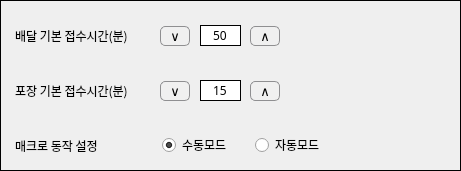
     <widget class="QFrame" name="Setting_frame">
      <property name="geometry">
       <rect>
        <x>43</x>
        <y>350</y>
        <width>461</width>
        <height>171</height>
       </rect>
      </property>
      <property name="font">
       <font>
        <family>NanumGothic</family>
       </font>
      </property>
      <property name="styleSheet">
       <string notr="true">border: 1px solid black;</string>
      </property>
      <property name="frameShape">
       <enum>QFrame::Shape::Box</enum>
      </property>
      <property name="frameShadow">
       <enum>QFrame::Shadow::Plain</enum>
      </property>
      <widget class="QFrame" name="frame_timeset1">
       <property name="geometry">
        <rect>
         <x>5</x>
         <y>10</y>
         <width>453</width>
         <height>50</height>
        </rect>
       </property>
       <property name="sizePolicy">
        <sizepolicy hsizetype="Minimum" vsizetype="Minimum">
         <horstretch>0</horstretch>
         <verstretch>0</verstretch>
        </sizepolicy>
       </property>
       <property name="font">
        <font>
         <family>NanumGothic</family>
        </font>
       </property>
       <property name="styleSheet">
        <string notr="true">border:none;</string>
       </property>
       <property name="frameShape">
        <enum>QFrame::Shape::NoFrame</enum>
       </property>
       <property name="frameShadow">
        <enum>QFrame::Shadow::Plain</enum>
       </property>
       <widget class="QLabel" name="label_timeset1">
        <property name="geometry">
         <rect>
          <x>10</x>
          <y>10</y>
          <width>131</width>
          <height>31</height>
         </rect>
        </property>
        <property name="font">
         <font>
          <family>NanumGothic</family>
          <pointsize>9</pointsize>
         </font>
        </property>
        <property name="text">
         <string>배달 기본 접수시간(분)</string>
        </property>
       </widget>
       <widget class="QFrame" name="verticalFrame_entry1">
        <property name="geometry">
         <rect>
          <x>190</x>
          <y>0</y>
          <width>51</width>
          <height>51</height>
         </rect>
        </property>
        <property name="font">
         <font>
          <family>NanumGothic</family>
         </font>
        </property>
        <layout class="QVBoxLayout" name="verticalLayout_7" stretch="0,1,0">
         <property name="spacing">
          <number>0</number>
         </property>
         <property name="sizeConstraint">
          <enum>QLayout::SizeConstraint::SetDefaultConstraint</enum>
         </property>
         <property name="leftMargin">
          <number>5</number>
         </property>
         <property name="topMargin">
          <number>5</number>
         </property>
         <property name="rightMargin">
          <number>5</number>
         </property>
         <property name="bottomMargin">
          <number>5</number>
         </property>
         <item>
          <spacer name="verticalSpacer4">
           <property name="font">
            <font>
             <family>NanumGothic</family>
            </font>
           </property>
           <property name="orientation">
            <enum>Qt::Orientation::Vertical</enum>
           </property>
           <property name="sizeType">
            <enum>QSizePolicy::Policy::Expanding</enum>
           </property>
           <property name="sizeHint" stdset="0">
            <size>
             <width>20</width>
             <height>10</height>
            </size>
           </property>
          </spacer>
         </item>
         <item>
          <widget class="QLineEdit" name="entry1">
           <property name="font">
            <font>
             <family>NanumGothic</family>
             <pointsize>9</pointsize>
            </font>
           </property>
           <property name="styleSheet">
            <string notr="true">border: 1px solid black;</string>
           </property>
           <property name="text">
            <string>50</string>
           </property>
           <property name="alignment">
            <set>Qt::AlignmentFlag::AlignCenter</set>
           </property>
           <property name="readOnly">
            <bool>true</bool>
           </property>
          </widget>
         </item>
         <item>
          <spacer name="verticalSpacer3">
           <property name="font">
            <font>
             <family>NanumGothic</family>
            </font>
           </property>
           <property name="orientation">
            <enum>Qt::Orientation::Vertical</enum>
           </property>
           <property name="sizeType">
            <enum>QSizePolicy::Policy::Expanding</enum>
           </property>
           <property name="sizeHint" stdset="0">
            <size>
             <width>20</width>
             <height>10</height>
            </size>
           </property>
          </spacer>
         </item>
        </layout>
       </widget>
       <widget class="QFrame" name="verticalFrame_plus1">
        <property name="geometry">
         <rect>
          <x>240</x>
          <y>0</y>
          <width>41</width>
          <height>51</height>
         </rect>
        </property>
        <property name="sizePolicy">
         <sizepolicy hsizetype="Preferred" vsizetype="Preferred">
          <horstretch>0</horstretch>
          <verstretch>0</verstretch>
         </sizepolicy>
        </property>
        <property name="font">
         <font>
          <family>NanumGothic</family>
         </font>
        </property>
        <layout class="QVBoxLayout" name="verticalLayout_9" stretch="0,0,0">
         <property name="spacing">
          <number>0</number>
         </property>
         <property name="sizeConstraint">
          <enum>QLayout::SizeConstraint::SetDefaultConstraint</enum>
         </property>
         <property name="leftMargin">
          <number>5</number>
         </property>
         <property name="topMargin">
          <number>5</number>
         </property>
         <property name="rightMargin">
          <number>5</number>
         </property>
         <property name="bottomMargin">
          <number>5</number>
         </property>
         <item>
          <spacer name="verticalSpacer5">
           <property name="font">
            <font>
             <family>NanumGothic</family>
            </font>
           </property>
           <property name="orientation">
            <enum>Qt::Orientation::Vertical</enum>
           </property>
           <property name="sizeType">
            <enum>QSizePolicy::Policy::Expanding</enum>
           </property>
           <property name="sizeHint" stdset="0">
            <size>
             <width>20</width>
             <height>10</height>
            </size>
           </property>
          </spacer>
         </item>
         <item>
          <widget class="QPushButton" name="button_plus1">
           <property name="sizePolicy">
            <sizepolicy hsizetype="Minimum" vsizetype="Minimum">
             <horstretch>0</horstretch>
             <verstretch>0</verstretch>
            </sizepolicy>
           </property>
           <property name="maximumSize">
            <size>
             <width>30</width>
             <height>20</height>
            </size>
           </property>
           <property name="font">
            <font>
             <family>NanumGothic</family>
             <pointsize>10</pointsize>
             <bold>false</bold>
             <hintingpreference>PreferVerticalHinting</hintingpreference>
            </font>
           </property>
           <property name="autoFillBackground">
            <bool>false</bool>
           </property>
           <property name="styleSheet">
            <string notr="true">QPushButton {
    border-radius: 5px;
    border: 1px solid #8f8f91;
    background-color: #f0f0f0;
    padding: 2px 4px;
}</string>
           </property>
           <property name="text">
            <string>∧</string>
           </property>
           <property name="icon">
            <iconset theme="QIcon::ThemeIcon::InsertText"/>
           </property>
           <property name="autoExclusive">
            <bool>false</bool>
           </property>
           <property name="default">
            <bool>false</bool>
           </property>
           <property name="flat">
            <bool>false</bool>
           </property>
          </widget>
         </item>
         <item>
          <spacer name="verticalSpacer6">
           <property name="font">
            <font>
             <family>NanumGothic</family>
            </font>
           </property>
           <property name="orientation">
            <enum>Qt::Orientation::Vertical</enum>
           </property>
           <property name="sizeType">
            <enum>QSizePolicy::Policy::Expanding</enum>
           </property>
           <property name="sizeHint" stdset="0">
            <size>
             <width>20</width>
             <height>10</height>
            </size>
           </property>
          </spacer>
         </item>
        </layout>
       </widget>
       <widget class="QFrame" name="verticalFrame_minus1">
        <property name="geometry">
         <rect>
          <x>150</x>
          <y>0</y>
          <width>41</width>
          <height>51</height>
         </rect>
        </property>
        <property name="sizePolicy">
         <sizepolicy hsizetype="Preferred" vsizetype="Preferred">
          <horstretch>0</horstretch>
          <verstretch>0</verstretch>
         </sizepolicy>
        </property>
        <property name="font">
         <font>
          <family>NanumGothic</family>
         </font>
        </property>
        <layout class="QVBoxLayout" name="verticalLayout_10" stretch="0,1,0">
         <property name="spacing">
          <number>0</number>
         </property>
         <property name="sizeConstraint">
          <enum>QLayout::SizeConstraint::SetDefaultConstraint</enum>
         </property>
         <property name="leftMargin">
          <number>5</number>
         </property>
         <property name="topMargin">
          <number>5</number>
         </property>
         <property name="rightMargin">
          <number>5</number>
         </property>
         <property name="bottomMargin">
          <number>5</number>
         </property>
         <item>
          <spacer name="verticalSpacer1">
           <property name="font">
            <font>
             <family>NanumGothic</family>
            </font>
           </property>
           <property name="orientation">
            <enum>Qt::Orientation::Vertical</enum>
           </property>
           <property name="sizeType">
            <enum>QSizePolicy::Policy::Expanding</enum>
           </property>
           <property name="sizeHint" stdset="0">
            <size>
             <width>20</width>
             <height>10</height>
            </size>
           </property>
          </spacer>
         </item>
         <item>
          <widget class="QPushButton" name="button_minus1">
           <property name="sizePolicy">
            <sizepolicy hsizetype="Minimum" vsizetype="Minimum">
             <horstretch>0</horstretch>
             <verstretch>0</verstretch>
            </sizepolicy>
           </property>
           <property name="maximumSize">
            <size>
             <width>30</width>
             <height>20</height>
            </size>
           </property>
           <property name="font">
            <font>
             <family>NanumGothic</family>
             <pointsize>10</pointsize>
             <bold>false</bold>
             <hintingpreference>PreferVerticalHinting</hintingpreference>
            </font>
           </property>
           <property name="autoFillBackground">
            <bool>false</bool>
           </property>
           <property name="styleSheet">
            <string notr="true">QPushButton {
    border-radius: 5px;
    border: 1px solid #8f8f91;
    background-color: #f0f0f0;
    padding: 2px 4px;
}</string>
           </property>
           <property name="text">
            <string>∨</string>
           </property>
           <property name="icon">
            <iconset theme="QIcon::ThemeIcon::InsertText"/>
           </property>
           <property name="autoExclusive">
            <bool>false</bool>
           </property>
           <property name="default">
            <bool>false</bool>
           </property>
           <property name="flat">
            <bool>false</bool>
           </property>
          </widget>
         </item>
         <item>
          <spacer name="verticalSpacer2">
           <property name="font">
            <font>
             <family>NanumGothic</family>
            </font>
           </property>
           <property name="orientation">
            <enum>Qt::Orientation::Vertical</enum>
           </property>
           <property name="sizeType">
            <enum>QSizePolicy::Policy::Expanding</enum>
           </property>
           <property name="sizeHint" stdset="0">
            <size>
             <width>20</width>
             <height>10</height>
            </size>
           </property>
          </spacer>
         </item>
        </layout>
       </widget>
      </widget>
      <widget class="QFrame" name="frame_timeset2">
       <property name="geometry">
        <rect>
         <x>5</x>
         <y>65</y>
         <width>453</width>
         <height>50</height>
        </rect>
       </property>
       <property name="font">
        <font>
         <family>NanumGothic</family>
        </font>
       </property>
       <property name="styleSheet">
        <string notr="true">border:none;</string>
       </property>
       <property name="frameShape">
        <enum>QFrame::Shape::NoFrame</enum>
       </property>
       <property name="frameShadow">
        <enum>QFrame::Shadow::Plain</enum>
       </property>
       <widget class="QLabel" name="label_timeset2">
        <property name="geometry">
         <rect>
          <x>10</x>
          <y>10</y>
          <width>131</width>
          <height>31</height>
         </rect>
        </property>
        <property name="font">
         <font>
          <family>NanumGothic</family>
          <pointsize>9</pointsize>
         </font>
        </property>
        <property name="text">
         <string>포장 기본 접수시간(분)</string>
        </property>
       </widget>
       <widget class="QFrame" name="verticalFrame_plus2">
        <property name="geometry">
         <rect>
          <x>240</x>
          <y>0</y>
          <width>41</width>
          <height>51</height>
         </rect>
        </property>
        <property name="sizePolicy">
         <sizepolicy hsizetype="Preferred" vsizetype="Preferred">
          <horstretch>0</horstretch>
          <verstretch>0</verstretch>
         </sizepolicy>
        </property>
        <property name="font">
         <font>
          <family>NanumGothic</family>
         </font>
        </property>
        <layout class="QVBoxLayout" name="verticalLayout_5" stretch="0,1,0">
         <property name="spacing">
          <number>0</number>
         </property>
         <property name="sizeConstraint">
          <enum>QLayout::SizeConstraint::SetDefaultConstraint</enum>
         </property>
         <property name="leftMargin">
          <number>5</number>
         </property>
         <property name="topMargin">
          <number>5</number>
         </property>
         <property name="rightMargin">
          <number>5</number>
         </property>
         <property name="bottomMargin">
          <number>5</number>
         </property>
         <item>
          <spacer name="verticalSpacer11">
           <property name="font">
            <font>
             <family>NanumGothic</family>
            </font>
           </property>
           <property name="orientation">
            <enum>Qt::Orientation::Vertical</enum>
           </property>
           <property name="sizeType">
            <enum>QSizePolicy::Policy::Expanding</enum>
           </property>
           <property name="sizeHint" stdset="0">
            <size>
             <width>20</width>
             <height>10</height>
            </size>
           </property>
          </spacer>
         </item>
         <item>
          <widget class="QPushButton" name="button_plus2">
           <property name="sizePolicy">
            <sizepolicy hsizetype="Minimum" vsizetype="Minimum">
             <horstretch>0</horstretch>
             <verstretch>0</verstretch>
            </sizepolicy>
           </property>
           <property name="maximumSize">
            <size>
             <width>30</width>
             <height>20</height>
            </size>
           </property>
           <property name="font">
            <font>
             <family>NanumGothic</family>
             <pointsize>10</pointsize>
             <bold>false</bold>
             <hintingpreference>PreferVerticalHinting</hintingpreference>
            </font>
           </property>
           <property name="autoFillBackground">
            <bool>false</bool>
           </property>
           <property name="styleSheet">
            <string notr="true">QPushButton {
    border-radius: 5px;
    border: 1px solid #8f8f91;
    background-color: #f0f0f0;
    padding: 2px 4px;
}</string>
           </property>
           <property name="text">
            <string>∧</string>
           </property>
           <property name="icon">
            <iconset theme="QIcon::ThemeIcon::InsertText"/>
           </property>
           <property name="autoExclusive">
            <bool>false</bool>
           </property>
           <property name="default">
            <bool>false</bool>
           </property>
           <property name="flat">
            <bool>false</bool>
           </property>
          </widget>
         </item>
         <item>
          <spacer name="verticalSpacer12">
           <property name="font">
            <font>
             <family>NanumGothic</family>
            </font>
           </property>
           <property name="orientation">
            <enum>Qt::Orientation::Vertical</enum>
           </property>
           <property name="sizeType">
            <enum>QSizePolicy::Policy::Expanding</enum>
           </property>
           <property name="sizeHint" stdset="0">
            <size>
             <width>20</width>
             <height>10</height>
            </size>
           </property>
          </spacer>
         </item>
        </layout>
       </widget>
       <widget class="QFrame" name="verticalFrame_entry2">
        <property name="geometry">
         <rect>
          <x>190</x>
          <y>0</y>
          <width>51</width>
          <height>51</height>
         </rect>
        </property>
        <property name="font">
         <font>
          <family>NanumGothic</family>
         </font>
        </property>
        <layout class="QVBoxLayout" name="verticalLayout_8" stretch="0,1,0">
         <property name="spacing">
          <number>0</number>
         </property>
         <property name="sizeConstraint">
          <enum>QLayout::SizeConstraint::SetDefaultConstraint</enum>
         </property>
         <property name="leftMargin">
          <number>5</number>
         </property>
         <property name="topMargin">
          <number>5</number>
         </property>
         <property name="rightMargin">
          <number>5</number>
         </property>
         <property name="bottomMargin">
          <number>5</number>
         </property>
         <item>
          <spacer name="verticalSpacer9">
           <property name="font">
            <font>
             <family>NanumGothic</family>
            </font>
           </property>
           <property name="orientation">
            <enum>Qt::Orientation::Vertical</enum>
           </property>
           <property name="sizeType">
            <enum>QSizePolicy::Policy::Expanding</enum>
           </property>
           <property name="sizeHint" stdset="0">
            <size>
             <width>20</width>
             <height>10</height>
            </size>
           </property>
          </spacer>
         </item>
         <item>
          <widget class="QLineEdit" name="entry2">
           <property name="font">
            <font>
             <family>NanumGothic</family>
             <pointsize>9</pointsize>
            </font>
           </property>
           <property name="styleSheet">
            <string notr="true">border: 1px solid black;</string>
           </property>
           <property name="text">
            <string>15</string>
           </property>
           <property name="alignment">
            <set>Qt::AlignmentFlag::AlignCenter</set>
           </property>
           <property name="readOnly">
            <bool>true</bool>
           </property>
          </widget>
         </item>
         <item>
          <spacer name="verticalSpacer10">
           <property name="font">
            <font>
             <family>NanumGothic</family>
            </font>
           </property>
           <property name="orientation">
            <enum>Qt::Orientation::Vertical</enum>
           </property>
           <property name="sizeType">
            <enum>QSizePolicy::Policy::Expanding</enum>
           </property>
           <property name="sizeHint" stdset="0">
            <size>
             <width>20</width>
             <height>10</height>
            </size>
           </property>
          </spacer>
         </item>
        </layout>
       </widget>
       <widget class="QFrame" name="verticalFrame_minus2">
        <property name="geometry">
         <rect>
          <x>150</x>
          <y>0</y>
          <width>41</width>
          <height>51</height>
         </rect>
        </property>
        <property name="sizePolicy">
         <sizepolicy hsizetype="Preferred" vsizetype="Preferred">
          <horstretch>0</horstretch>
          <verstretch>0</verstretch>
         </sizepolicy>
        </property>
        <property name="font">
         <font>
          <family>NanumGothic</family>
         </font>
        </property>
        <layout class="QVBoxLayout" name="verticalLayout_11" stretch="0,1,0">
         <property name="spacing">
          <number>0</number>
         </property>
         <property name="sizeConstraint">
          <enum>QLayout::SizeConstraint::SetDefaultConstraint</enum>
         </property>
         <property name="leftMargin">
          <number>5</number>
         </property>
         <property name="topMargin">
          <number>5</number>
         </property>
         <property name="rightMargin">
          <number>5</number>
         </property>
         <property name="bottomMargin">
          <number>5</number>
         </property>
         <item>
          <spacer name="verticalSpacer7">
           <property name="font">
            <font>
             <family>NanumGothic</family>
            </font>
           </property>
           <property name="orientation">
            <enum>Qt::Orientation::Vertical</enum>
           </property>
           <property name="sizeType">
            <enum>QSizePolicy::Policy::Expanding</enum>
           </property>
           <property name="sizeHint" stdset="0">
            <size>
             <width>20</width>
             <height>10</height>
            </size>
           </property>
          </spacer>
         </item>
         <item>
          <widget class="QPushButton" name="button_minus2">
           <property name="sizePolicy">
            <sizepolicy hsizetype="Minimum" vsizetype="Minimum">
             <horstretch>0</horstretch>
             <verstretch>0</verstretch>
            </sizepolicy>
           </property>
           <property name="maximumSize">
            <size>
             <width>30</width>
             <height>20</height>
            </size>
           </property>
           <property name="font">
            <font>
             <family>NanumGothic</family>
             <pointsize>10</pointsize>
             <bold>false</bold>
             <hintingpreference>PreferVerticalHinting</hintingpreference>
            </font>
           </property>
           <property name="autoFillBackground">
            <bool>false</bool>
           </property>
           <property name="styleSheet">
            <string notr="true">QPushButton {
    border-radius: 5px;
    border: 1px solid #8f8f91;
    background-color: #f0f0f0;
    padding: 2px 4px;
}</string>
           </property>
           <property name="text">
            <string>∨</string>
           </property>
           <property name="icon">
            <iconset theme="QIcon::ThemeIcon::InsertText"/>
           </property>
           <property name="autoExclusive">
            <bool>false</bool>
           </property>
           <property name="default">
            <bool>false</bool>
           </property>
           <property name="flat">
            <bool>false</bool>
           </property>
          </widget>
         </item>
         <item>
          <spacer name="verticalSpacer8">
           <property name="font">
            <font>
             <family>NanumGothic</family>
            </font>
           </property>
           <property name="orientation">
            <enum>Qt::Orientation::Vertical</enum>
           </property>
           <property name="sizeType">
            <enum>QSizePolicy::Policy::Expanding</enum>
           </property>
           <property name="sizeHint" stdset="0">
            <size>
             <width>20</width>
             <height>10</height>
            </size>
           </property>
          </spacer>
         </item>
        </layout>
       </widget>
      </widget>
      <widget class="QFrame" name="frame_timeset3">
       <property name="geometry">
        <rect>
         <x>5</x>
         <y>120</y>
         <width>453</width>
         <height>50</height>
        </rect>
       </property>
       <property name="font">
        <font>
         <family>NanumGothic</family>
        </font>
       </property>
       <property name="styleSheet">
        <string notr="true">border:none;</string>
       </property>
       <property name="frameShape">
        <enum>QFrame::Shape::NoFrame</enum>
       </property>
       <property name="frameShadow">
        <enum>QFrame::Shadow::Plain</enum>
       </property>
       <widget class="QLabel" name="label_timeset3">
        <property name="geometry">
         <rect>
          <x>10</x>
          <y>10</y>
          <width>91</width>
          <height>31</height>
         </rect>
        </property>
        <property name="font">
         <font>
          <family>NanumGothic</family>
          <pointsize>9</pointsize>
         </font>
        </property>
        <property name="text">
         <string>매크로 동작 설정</string>
        </property>
       </widget>
       <widget class="QLabel" name="label_settings_icon">
        <property name="geometry">
         <rect>
          <x>410</x>
          <y>10</y>
          <width>30</width>
          <height>30</height>
         </rect>
        </property>
        <property name="sizePolicy">
         <sizepolicy hsizetype="Fixed" vsizetype="Fixed">
          <horstretch>0</horstretch>
          <verstretch>0</verstretch>
         </sizepolicy>
        </property>
        <property name="maximumSize">
         <size>
          <width>30</width>
          <height>30</height>
         </size>
        </property>
        <property name="font">
         <font>
          <family>NanumGothic</family>
          <pointsize>9</pointsize>
         </font>
        </property>
        <property name="text">
         <string/>
        </property>
        <property name="pixmap">
         <pixmap>../../../../img/settings.png</pixmap>
        </property>
        <property name="scaledContents">
         <bool>true</bool>
        </property>
       </widget>
       <widget class="QRadioButton" name="radio_passive">
        <property name="geometry">
         <rect>
          <x>157</x>
          <y>15</y>
          <width>70</width>
          <height>20</height>
         </rect>
        </property>
        <property name="font">
         <font>
          <family>NanumGothic</family>
          <pointsize>9</pointsize>
         </font>
        </property>
        <property name="text">
         <string>수동모드</string>
        </property>
        <property name="iconSize">
         <size>
          <width>8</width>
          <height>8</height>
         </size>
        </property>
        <property name="checked">
         <bool>true</bool>
        </property>
       </widget>
       <widget class="QRadioButton" name="radio_active">
        <property name="geometry">
         <rect>
          <x>250</x>
          <y>15</y>
          <width>70</width>
          <height>20</height>
         </rect>
        </property>
        <property name="font">
         <font>
          <family>NanumGothic</family>
          <pointsize>9</pointsize>
         </font>
        </property>
        <property name="text">
         <string>자동모드</string>
        </property>
        <property name="iconSize">
         <size>
          <width>8</width>
          <height>8</height>
         </size>
        </property>
       </widget>
      </widget>
     </widget>
